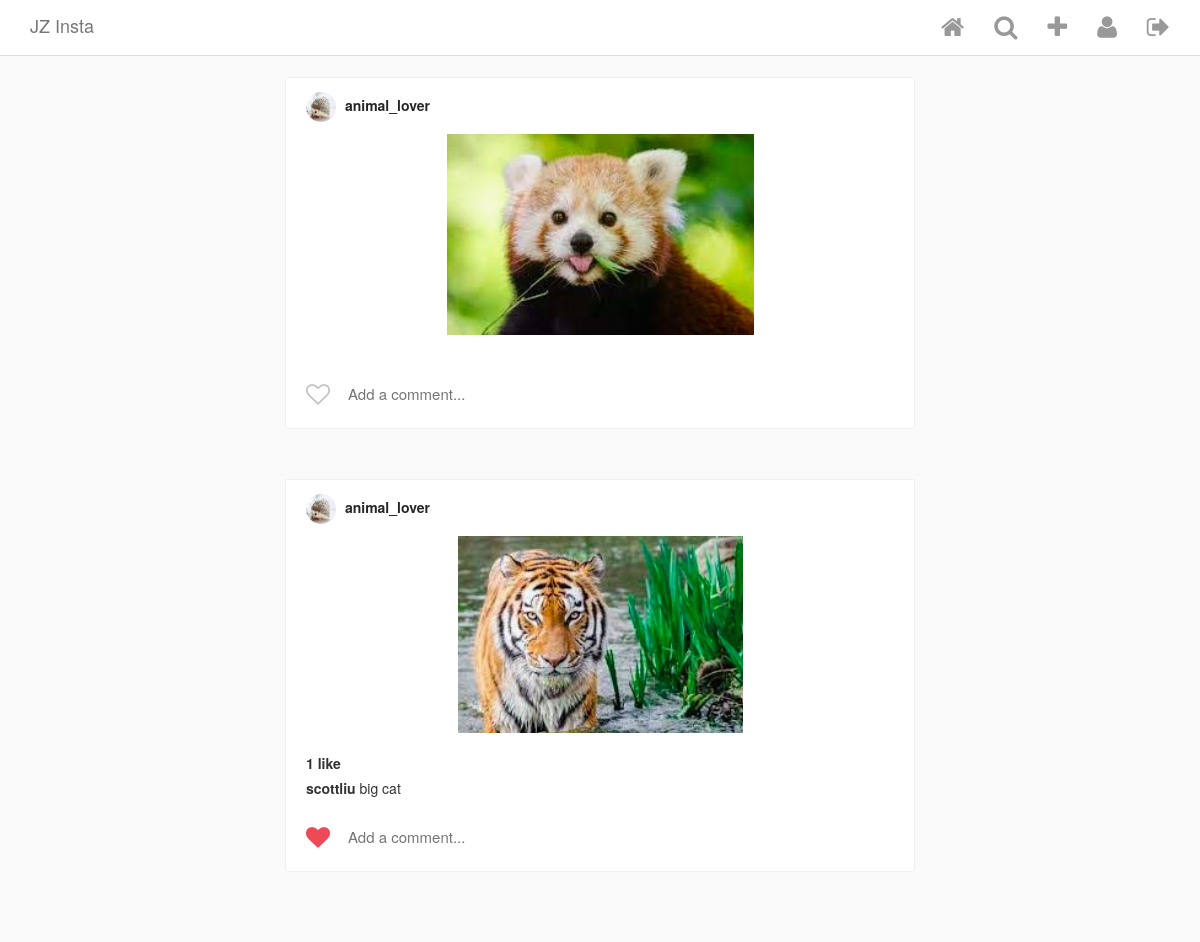
The app's page / (signed in) with its own data.
### Insta/models.py (models this page shows, shortened)
class Post(models.Model):
    author = models.ForeignKey( #Post也应该是一个foreign key，因为其应是指向某一个发这个post的用户
        InstaUser,
        on_delete = models.CASCADE,
        related_name = 'my_posts' #当我处于当前用户时，我可以通过my_posts来找到我发过的posts.
    )
    title = models.TextField(blank = True, null = True)
    image = ProcessedImageField(
        upload_to = 'static/images/posts', #image 都储存在post里面
        format = 'JPEG',
        options = {'quality':100},
        blank = True,
        null = True,
    )
    def get_like_count(self):
        return self.likes.count()
    posted_on = models.DateTimeField(
        auto_now_add=True,
        editable=False,
    )

class InstaUser(AbstractUser): #在继承Django中自带的AbstractUser后再自己定义一个profile picture
    profile_pic = ProcessedImageField(
        upload_to = 'static/images/profiles',
        format = 'JPEG',
        options = {'quality':100},
        blank = True,
        null = True,
    )

class Comment(models.Model):
    post = models.ForeignKey(Post, on_delete=models.CASCADE, related_name='comments',)
    user = models.ForeignKey(InstaUser, on_delete=models.CASCADE)
    comment = models.CharField(max_length=100)
    posted_on = models.DateTimeField(auto_now_add=True, editable=False)

### Insta/views.py (the view)
# urls.py: path('', PostsView.as_view(), name = 'posts'),#当传递进来的路径是posts的时候，我们会用PostsView.as_view()这个函数
class PostsView(ListView): #ListView 会将所有的posts生成为一个lists传递给index.html,用于里面的for loop显示
    model = Post
    template_name = 'index.html'
    def get_queryset(self):
        if not self.request.user.is_authenticated:
            return
        current_user = self.request.user
        following = set()
        for conn in UserConnection.objects.filter(creator=current_user).select_related('following'):
            following.add(conn.following)
        return Post.objects.filter(author__in=following)

### Insta/templatetags/custom_tags.py (called while the page is built)
@register.simple_tag
def has_user_liked_post(post, user):
    try:
        like = Like.objects.get(post=post, user=user)
        return "fa-heart"
    except:
        return "fa-heart-o"

### templates/index.html (shortened to what this page needs)
{% extends "base.html" %}
{% load custom_tags %}
{% block content %}
<div class="cards-listing">
    {% for post in object_list %}
        <div class="row">
            <div class="card view-update {{ post.pk }}">
                <div class="card__panel-head">
                    <div class="poster__info">
                        <a href="{% url 'user_detail' post.author.id%}" class="poster__name">
                            {% if post.author.profile_pic %}
                                <img class="poster__profilepic" src="/{{ post.author.profile_pic }}">
                            {% endif %}
                            {{ post.author.username }}
                        </a>
                    </div>
                </div>
                <a href="{% url 'post_detail' post.pk %}">
                    <img class="card__main-image" src="/{{ post.image }}">
                </a>
                <div class="card__panel-body">
                    <div class="likes">
                        {% if post.get_like_count %}
                            {{ post.get_like_count }} like{% if post.get_like_count > 1 %}s{% endif %}
                        {% endif %}
                    </div>
                    <ul class="comment-list">
                        {% for comment in post.comments.all %}
                        <li class="comment-list__comment">
                            <a href="{% url 'user_detail' comment.user.pk %}" class="user">
                                {{ comment.user.username }}
                            </a>
                            <span class="comment">{{ comment.comment }}</span>
                        </li>
                        {% endfor %}
                    </ul>
                    <section class = "input-row">
                        <i class="fa {% has_user_liked_post post user %} submit-like" aria-hidden="true"></i>
                        <div class="comment-input-wrapper">
                            <input class="add-comment" type="text" placeholder="Add a comment...">
                        </div>
                    </section>
                </div>
            </div>
        </div>
    {% endfor %}
</div>
{% endblock content %}

### static/css/style.css (style rules this page uses)
html { height: 100%; }
body { min-height: 100%; background-color: #fafafa; }
.cards-listing { max-width: 600px; width: 100%; margin: 20px auto; }
.card { background-color: #fff; margin-bottom: 50px; border: 1px solid #efefef; border-radius: 3px; }
.card__panel-head { background: #fff; padding: 14px 20px 12px; }
.card__panel-head .poster__profilepic { border-radius: 100%; max-width: 30px; max-height: 30px; width: 30px; height: 30px; margin-right: 5px; }
.card__panel-head .poster__name { color: #262626; font-weight: bold; }
.card__main-image { max-width: 100%; max-height: 600px; height: auto; margin: 0 auto; display: block; }
.card__panel-body { padding: 20px; padding-bottom: 0; }
.card__panel-body a { color: #333; }
.card__panel-body .likes { font-weight: bold; margin-bottom: 5px; }
.comment-list { list-style: none; margin: 0; padding: 0; }
.comment-list__comment { margin-top: 5px; margin-bottom: 5px; }
.comment-list__comment .user { color: #333; font-weight: bold; }
.input-row { position: relative; display: flex; align-items: center; height: 68px; padding-left: 40px; }
.input-row .submit-like { cursor: pointer; position: absolute; top: 32%; left: 0; color: #C2C2C2; font-size: 24px; }
.input-row .submit-like.fa-heart { color: #ED4956; }
.input-row .comment-input-wrapper { display: inline-block; color: #262626; font-size: 15px; width: 100%; }
.input-row .comment-input-wrapper input { width: 100%; border: none; outline: none; }

### records on screen
Post: author.profile_pic (picture), author.username "animal_lover", image (picture)
Post: author.profile_pic (picture), author.username "animal_lover", image (picture), get_like_count "1"
Comment: user.username "scottliu", comment "big cat"
